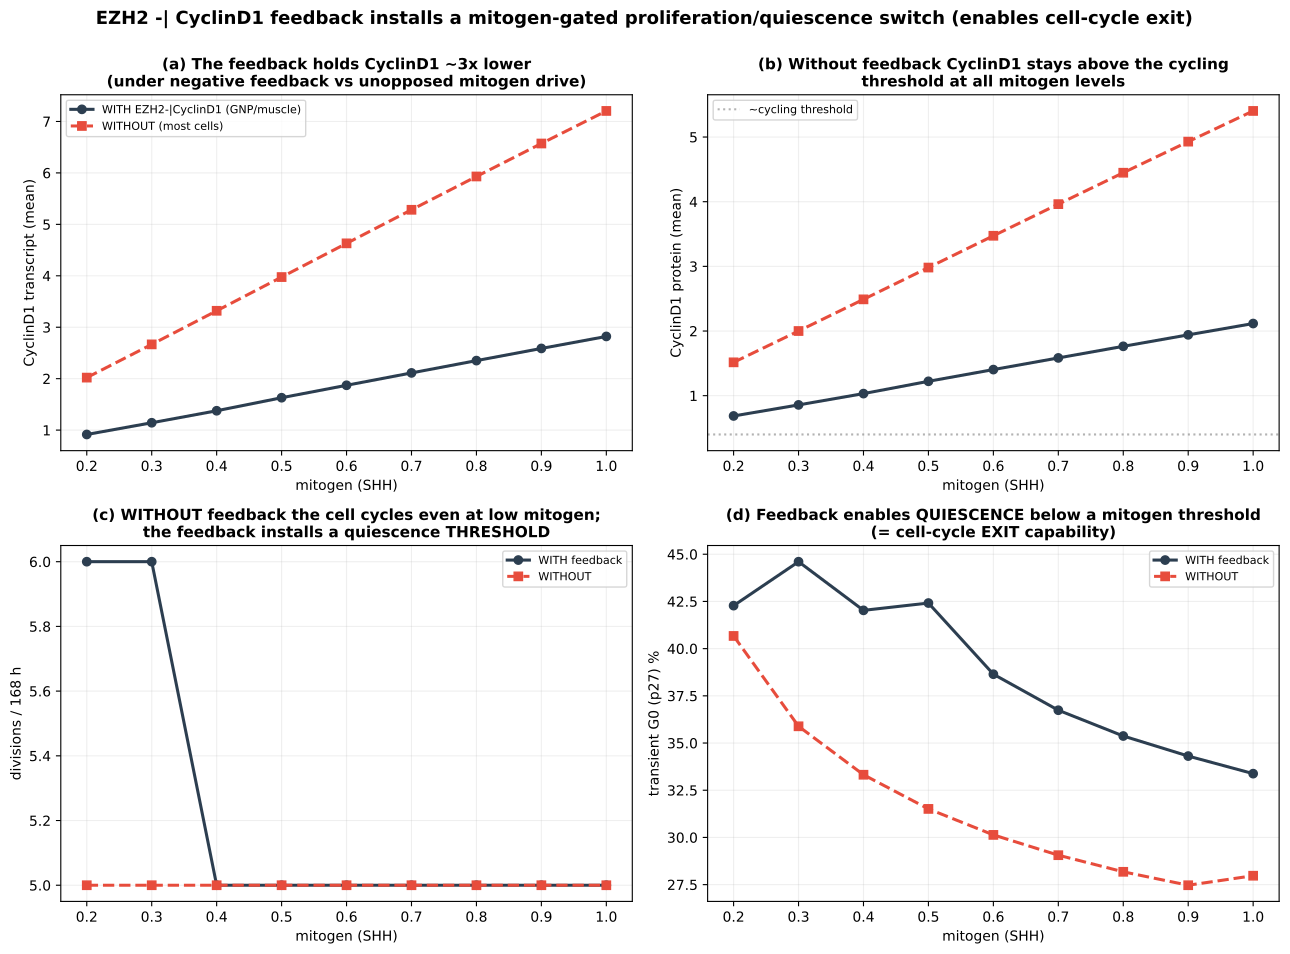

Generate this figure with Python:
"""What does the EZH2 -| CyclinD1 arm DO? (present in GNP/muscle, absent in most cells)

The CyclinD1 -> Rb-E2F -> EZH2 arm is ubiquitous; the EZH2 -| CyclinD1 arm is context-specific and
CLOSES a negative feedback loop. We compare the cell WITH this arm (default) vs WITHOUT it
(K_EZH2_repression -> 1e6, i.e. EZH2 present but cannot repress CyclinD1, as in 'most cells') across
mitogen (SHH) levels, to see the functional consequences:

  - homeostasis: does the feedback BUFFER CyclinD1 (and proliferation) against mitogen level?
  - what the loop does to CyclinD1 level, division rate, and the transient G0.

Run:  ./venv/bin/python simulations/fig_v44_feedback_role.py
"""
import sys, os
sys.path.insert(0, os.path.dirname(os.path.dirname(os.path.abspath(__file__))))
import numpy as np, matplotlib.pyplot as plt, tellurium as te
from scipy.signal import find_peaks
from src.build_model_v44_heldt import build_model_v44
from simulations.validate_v44 import count_divisions, mean_settled, classify, P27_THR, SEL

T_END, N_PTS = 10080, 20160
SHH = np.round(np.linspace(0.2, 1.0, 9), 2)

M_fb = build_model_v44()                                        # feedback ON (default)
M_no = build_model_v44(params={"K_EZH2_repression": 1e6})       # feedback OFF (EZH2 cannot repress Cd)


def run(model, shh):
    for atol in (1e-9, 1e-8, 1e-7):
        rr = te.loada(model); rr.integrator.setValue("absolute_tolerance", atol)
        rr.integrator.setValue("relative_tolerance", 1e-6)
        rr['SHH'] = shh; rr['MYCN_amplification'] = 1.0; rr['Ptch1_copy_number'] = 1.0
        try:
            return rr.simulate(0, T_END, N_PTS, selections=SEL)
        except Exception:
            continue
    return None


res = {'fb': {k: [] for k in ('cdm', 'cd', 'div', 'g0', 'ezh2')},
       'no': {k: [] for k in ('cdm', 'cd', 'div', 'g0', 'ezh2')}}
for tag, model in (('fb', M_fb), ('no', M_no)):
    for s in SHH:
        r = run(model, s)
        if r is None:
            for k in res[tag]: res[tag][k].append(np.nan)
            continue
        n, _, _ = count_divisions(r); f, _, _ = classify(r, P27_THR)   # f = COUNT-fraction (flow quiescent G0)
        res[tag]['cdm'].append(mean_settled(r, 'Cd_mRNA'))
        res[tag]['cd'].append(mean_settled(r, 'Cd'))
        res[tag]['div'].append(n); res[tag]['g0'].append(f['G0'])
        res[tag]['ezh2'].append(mean_settled(r, 'EZH2'))

# buffering: CyclinD1 fold change from lowest to highest SHH, with vs without feedback
def fold(tag): a = res[tag]['cdm']; return a[-1] / a[0]
print("=" * 70)
print("EZH2 -| CyclinD1 feedback: GNP, mitogen (SHH) sweep")
print(f"{'SHH':>5} | {'CyclinD1 (fb)':>13} {'CyclinD1 (no-fb)':>16} | {'div fb':>6} {'div no':>6} | {'G0 fb':>6} {'G0 no':>6}")
for i, s in enumerate(SHH):
    print(f"{s:>5.2f} | {res['fb']['cdm'][i]:>13.2f} {res['no']['cdm'][i]:>16.2f} | "
          f"{res['fb']['div'][i]:>6d} {res['no']['div'][i]:>6d} | {res['fb']['g0'][i]:>6.1f} {res['no']['g0'][i]:>6.1f}")
print(f"\nCyclinD1 fold over the SHH range:  WITH feedback {fold('fb'):.2f}x   "
      f"WITHOUT feedback {fold('no'):.2f}x   (feedback buffers the mitogen response if <)")

fig, ax = plt.subplots(2, 2, figsize=(13, 9.5))
CF, CN = '#2c3e50', '#e74c3c'

ax[0, 0].plot(SHH, res['fb']['cdm'], CF, lw=2.2, marker='o', label='WITH EZH2-|CyclinD1 (GNP/muscle)')
ax[0, 0].plot(SHH, res['no']['cdm'], CN, lw=2.2, marker='s', ls='--', label='WITHOUT (most cells)')
ax[0, 0].set_xlabel('mitogen (SHH)'); ax[0, 0].set_ylabel('CyclinD1 transcript (mean)')
ax[0, 0].set_title('(a) The feedback holds CyclinD1 ~3x lower\n(under negative feedback vs unopposed mitogen drive)', fontweight='bold', fontsize=11)
ax[0, 0].legend(fontsize=8); ax[0, 0].grid(alpha=0.2)

ax[0, 1].plot(SHH, res['fb']['cd'], CF, lw=2.2, marker='o')
ax[0, 1].plot(SHH, res['no']['cd'], CN, lw=2.2, marker='s', ls='--')
ax[0, 1].axhline(0.4, color='gray', ls=':', alpha=0.6, label='~cycling threshold')
ax[0, 1].set_xlabel('mitogen (SHH)'); ax[0, 1].set_ylabel('CyclinD1 protein (mean)')
ax[0, 1].set_title('(b) Without feedback CyclinD1 stays above the cycling\nthreshold at all mitogen levels', fontweight='bold', fontsize=11)
ax[0, 1].legend(fontsize=8); ax[0, 1].grid(alpha=0.2)

ax[1, 0].plot(SHH, res['fb']['div'], CF, lw=2.2, marker='o', label='WITH feedback')
ax[1, 0].plot(SHH, res['no']['div'], CN, lw=2.2, marker='s', ls='--', label='WITHOUT')
ax[1, 0].set_xlabel('mitogen (SHH)'); ax[1, 0].set_ylabel('divisions / 168 h')
ax[1, 0].set_title('(c) WITHOUT feedback the cell cycles even at low mitogen;\nthe feedback installs a quiescence THRESHOLD', fontweight='bold', fontsize=11)
ax[1, 0].legend(fontsize=8); ax[1, 0].grid(alpha=0.2)

ax[1, 1].plot(SHH, res['fb']['g0'], CF, lw=2.2, marker='o', label='WITH feedback')
ax[1, 1].plot(SHH, res['no']['g0'], CN, lw=2.2, marker='s', ls='--', label='WITHOUT')
ax[1, 1].set_xlabel('mitogen (SHH)'); ax[1, 1].set_ylabel('transient G0 (p27) %')
ax[1, 1].set_title('(d) Feedback enables QUIESCENCE below a mitogen threshold\n(= cell-cycle EXIT capability)', fontweight='bold', fontsize=11)
ax[1, 1].legend(fontsize=8); ax[1, 1].grid(alpha=0.2)

fig.suptitle('EZH2 -| CyclinD1 feedback installs a mitogen-gated proliferation/quiescence switch (enables cell-cycle exit)',
             fontsize=13, fontweight='bold', y=1.0)
plt.tight_layout()
plt.savefig('simulations/fig_v44_feedback_role.png', dpi=170, bbox_inches='tight')
plt.savefig('simulations/fig_v44_feedback_role.pdf', bbox_inches='tight')
plt.close()
print("\nSaved: fig_v44_feedback_role.png")
